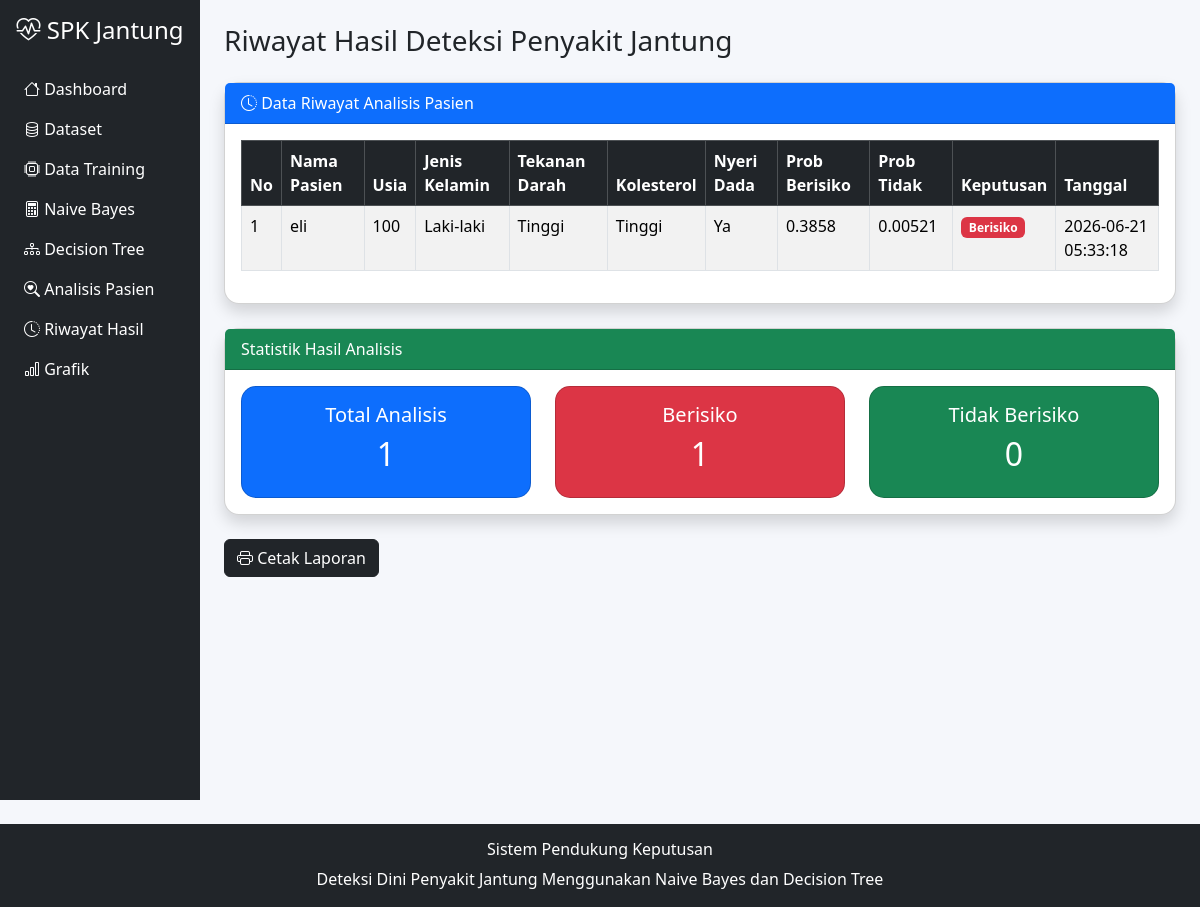
Screenshot of /hasil.php with the database file from the repository.
### tables this page shows
CREATE TABLE `hasil_analisis` (
  `id` int(11) NOT NULL,
  `nama_pasien` varchar(100) DEFAULT NULL,
  `usia` int(11) DEFAULT NULL,
  `jenis_kelamin` varchar(20) DEFAULT NULL,
  `tekanan_darah` varchar(20) DEFAULT NULL,
  `kolesterol` varchar(20) DEFAULT NULL,
  `nyeri_dada` varchar(20) DEFAULT NULL,
  `prob_berisiko` double DEFAULT NULL,
  `prob_tidak` double DEFAULT NULL,
  `keputusan` varchar(50) DEFAULT NULL,
  `tanggal` timestamp NOT NULL DEFAULT current_timestamp()
);

### hasil.php (the view)
<?php
include 'header.php';
include 'koneksi.php';
?>
<h3 class="mb-4">
Riwayat Hasil Deteksi Penyakit Jantung
</h3>
<div class="card shadow">
<div class="card-header bg-primary text-white">
<i class="bi bi-clock-history"></i>
Data Riwayat Analisis Pasien
</div>
<div class="card-body">
<div class="table-responsive">
<table class="table table-bordered table-striped">
<thead class="table-dark">
<tr>
<th>No</th>
<th>Nama Pasien</th>
<th>Usia</th>
<th>Jenis Kelamin</th>
<th>Tekanan Darah</th>
<th>Kolesterol</th>
<th>Nyeri Dada</th>
<th>Prob Berisiko</th>
<th>Prob Tidak</th>
<th>Keputusan</th>
<th>Tanggal</th>
</tr>
</thead>
<tbody>
<?php
$no=1;
$data=mysqli_query(
$koneksi,
"SELECT * FROM hasil_analisis
ORDER BY id DESC"
);
while($d=mysqli_fetch_array($data)){
?>
<tr>
<td>
<?= $no++ ?>
</td>
<td>
<?= $d['nama_pasien'] ?>
</td>
<td>
<?= $d['usia'] ?>
</td>
<td>
<?= $d['jenis_kelamin'] ?>
</td>
<td>
<?= $d['tekanan_darah'] ?>
</td>
<td>
<?= $d['kolesterol'] ?>
</td>
<td>
<?= $d['nyeri_dada'] ?>
</td>
<td>
<?= round($d['prob_berisiko'],5) ?>
</td>
<td>
<?= round($d['prob_tidak'],5) ?>
</td>
<td>
<?php
if($d['keputusan']=="Berisiko")
{
echo "
<span class='badge bg-danger'>
Berisiko
</span>
";
}
else
{
echo "
<span class='badge bg-success'>
Tidak Berisiko
</span>
";
}
?>
</td>
<td>
<?= $d['tanggal'] ?>
</td>
</tr>
<?php
}
?>
</tbody>
</table>
</div>
</div>
</div>
<br>
<div class="card shadow">
<div class="card-header bg-success text-white">
Statistik Hasil Analisis
</div>
<div class="card-body">
<?php
$total=mysqli_num_rows(
mysqli_query(
$koneksi,
"SELECT * FROM hasil_analisis"
)
);
$risk=mysqli_num_rows(
mysqli_query(
$koneksi,
"SELECT * FROM hasil_analisis
WHERE keputusan='Berisiko'"
)
);
$aman=mysqli_num_rows(
mysqli_query(
$koneksi,
"SELECT * FROM hasil_analisis
WHERE keputusan='Tidak Berisiko'"
)
);
?>
<div class="row text-center">
<div class="col-md-4">
<div class="card bg-primary text-white">
<div class="card-body">
<h5>
Total Analisis
</h5>
<h2>
<?= $total ?>
</h2>
</div>
</div>
</div>
<div class="col-md-4">
<div class="card bg-danger text-white">
<div class="card-body">
<h5>
Berisiko
</h5>
<h2>
<?= $risk ?>
</h2>
</div>
</div>
</div>
<div class="col-md-4">
<div class="card bg-success text-white">
<div class="card-body">
<h5>
Tidak Berisiko
</h5>
<h2>
<?= $aman ?>
</h2>
</div>
</div>
</div>
</div>
</div>
</div>
<br>
<button onclick="window.print()"
class="btn btn-dark">
<i class="bi bi-printer"></i>
Cetak Laporan
</button>
<?php include 'footer.php'; ?>

### header.php (style rules this page uses)
body { background:#f5f7fb; }
.card { border-radius:15px; }

### rows the page displays
hasil_analisis: nama_pasien "eli", usia "100", jenis_kelamin "Laki-laki", tekanan_darah "Tinggi", kolesterol "Tinggi", nyeri_dada "Ya", prob_berisiko "0.3858", prob_tidak "0.00521", keputusan "Berisiko", tanggal "2026-06-21 05:33:18"

### other values shown
$total "1"
$risk "1"
$aman "0"
